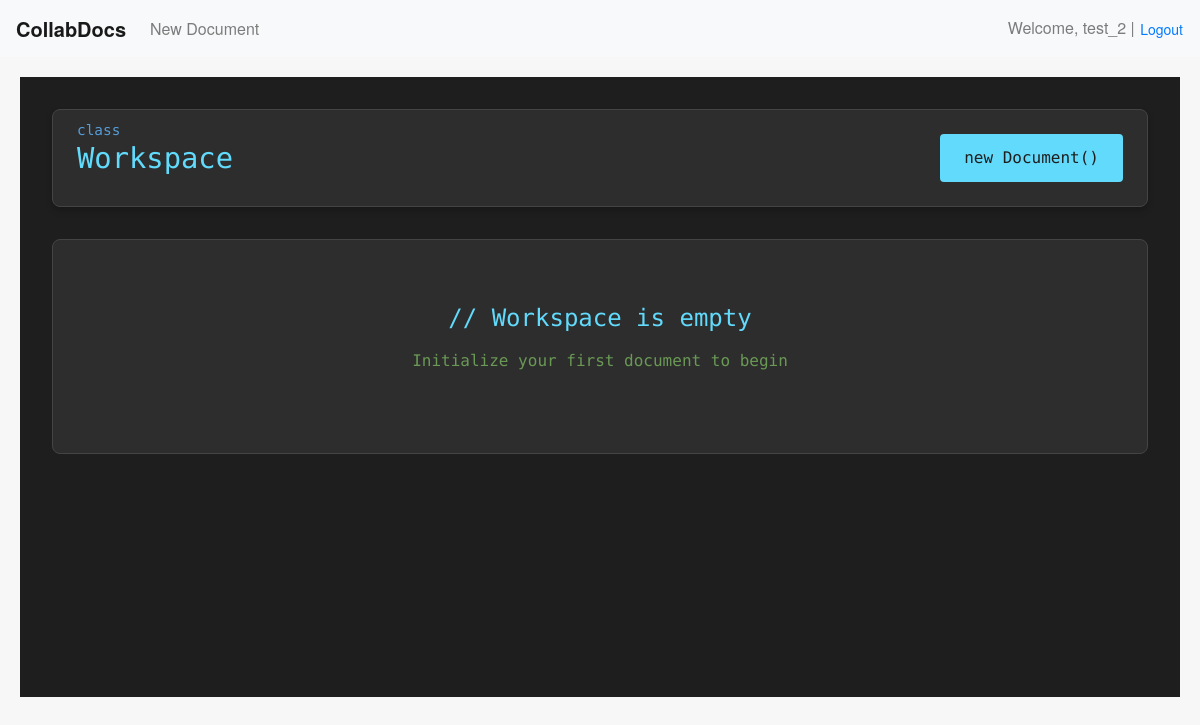
Before: / (signed in) with the older database file.
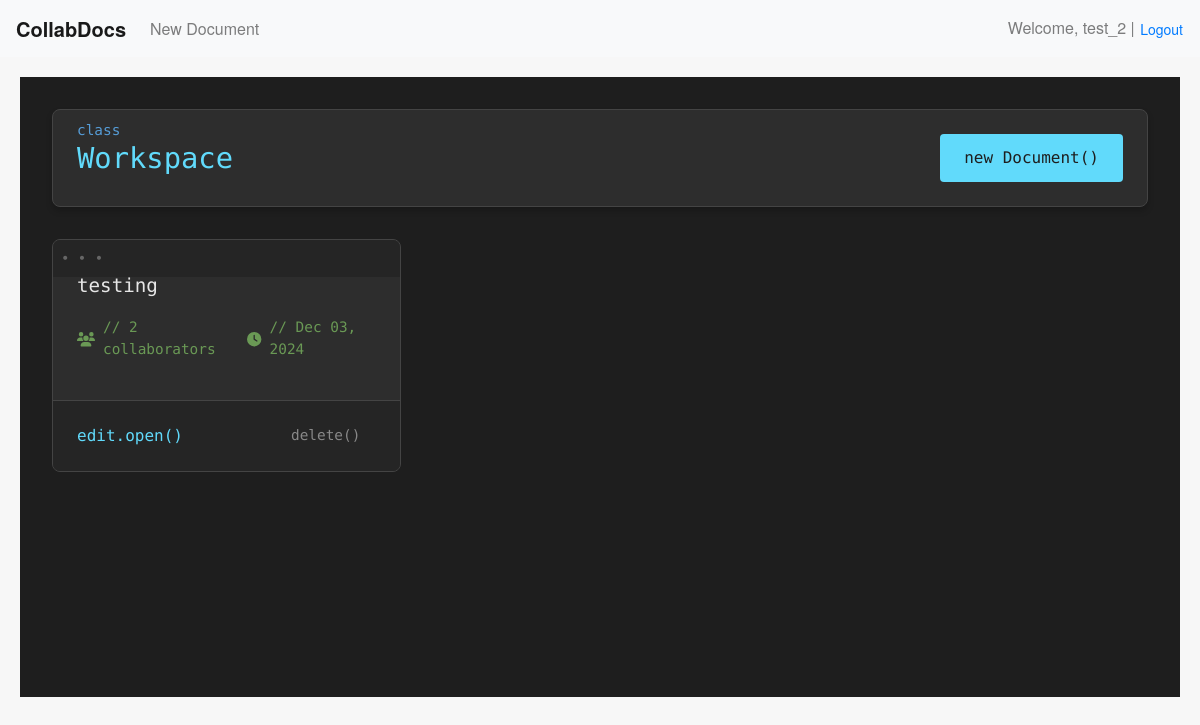
After: the same page with the newer database file.
### editor/models.py (models this page shows, shortened)
class Document(models.Model):
    title = models.CharField(max_length=255)
    content = models.TextField(blank=True, default='')  # Store the document content as JSON
    collaborators = models.ManyToManyField(User, related_name='documents')
    created_at = models.DateTimeField(auto_now_add=True)
    updated_at = models.DateTimeField(auto_now=True)

### editor/views.py (the view)
# urls.py: path('', views.document_list, name='document_list'),
@login_required
def document_list(request):
    documents = Document.objects.filter(collaborators=request.user)
    return render(request, 'document_list.html', {'documents': documents})

### templates/document_list.html (shortened to what this page needs)
{% extends 'base.html' %}
{% block content %}
<div class="dashboard-container">
    <div class="dashboard-header">
        <h2 class="dashboard-title">Workspace</h2>
        <a href="{% url 'document_create' %}" class="btn-create">
            new Document()
        </a>
    </div>
    {% if documents %}
    <div class="documents-grid">
        {% for document in documents %}
        <div class="document-card">
            <div class="document-content">
                <a href="{% url 'document_edit' document.pk %}" class="document-title">
                    {{ document.title }}
                </a>
                <div class="document-stats">
                    <span class="stat-item">
                        <i class="fas fa-users"></i>
                        // {{ document.collaborators.count }} collaborators
                    </span>
                    <span class="stat-item">
                        <i class="fas fa-clock"></i>
                        // {{ document.updated_at|date:"M d, Y" }}
                    </span>
                </div>
            </div>
            <div class="document-actions">
                <a href="{% url 'document_edit' document.pk %}" class="btn-edit">
                    edit.open()
                </a>
                <form action="{% url 'document_delete' document.pk %}" method="post" style="margin: 0;">
                    <button type="submit" class="btn-delete" onclick="return confirm('Are you sure you want to delete this document?');">
                        delete()
                    </button>
                </form>
            </div>
        </div>
        {% endfor %}
    </div>
    {% else %}
    <div class="empty-state">
        <h3>// Workspace is empty</h3>
        <p>Initialize your first document to begin</p>
    </div>
    {% endif %}
</div>
{% endblock %}

Changed rows visible on the page:
added Document: title "testing", collaborators.count "2", updated_at "Dec 03, 2024"
Other visible differences:
text no longer shown: "// Workspace is empty Initialize your first document to begin"
